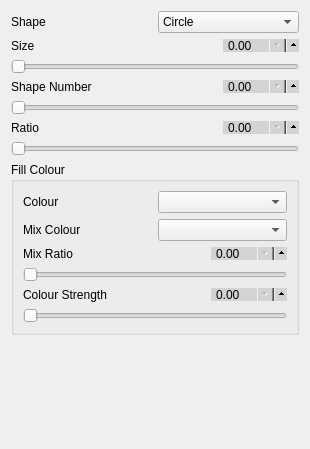
         <widget class="QWidget" name="page_2">
          <property name="geometry">
           <rect>
            <x>0</x>
            <y>0</y>
            <width>310</width>
            <height>449</height>
           </rect>
          </property>
          <attribute name="label">
           <string>Marker</string>
          </attribute>
          <layout class="QVBoxLayout" name="verticalLayout_13">
           <item>
            <layout class="QHBoxLayout" name="horizontalLayout_11">
             <item>
              <widget class="QLabel" name="label_22">
               <property name="text">
                <string>Shape</string>
               </property>
              </widget>
             </item>
             <item>
              <widget class="QComboBox" name="comboBox_2">
               <item>
                <property name="text">
                 <string>Circle</string>
                </property>
               </item>
               <item>
                <property name="text">
                 <string>Rectangle</string>
                </property>
               </item>
               <item>
                <property name="text">
                 <string>Regular Polygon</string>
                </property>
               </item>
               <item>
                <property name="text">
                 <string>Star</string>
                </property>
               </item>
               <item>
                <property name="text">
                 <string>Diamond</string>
                </property>
               </item>
              </widget>
             </item>
            </layout>
           </item>
           <item>
            <layout class="QVBoxLayout" name="verticalLayout_7">
             <item>
              <layout class="QHBoxLayout" name="horizontalLayout_10">
               <item>
                <widget class="QLabel" name="label_23">
                 <property name="text">
                  <string>Size</string>
                 </property>
                </widget>
               </item>
               <item>
                <widget class="QDoubleSpinBox" name="doubleSpinBox">
                 <property name="styleSheet">
                  <string notr="true">QDoubleSpinBox {
	max-height: 11px;
	min-height: 11px;
    min-width: 60px;
    max-width: 60px;
    padding-right: 10px;
    background-color: lightgray;
    padding-top: -2px;
    padding-bottom: -2px;
}

QDoubleSpinBox::up-button {
  subcontrol-origin: padding;
  subcontrol-position: right center;
  left: 7px;
  height: 18px;
  width: 18px;
}

QDoubleSpinBox::down-button {
  subcontrol-origin: content;
  subcontrol-position: right center;
  left: 0px;
  top: 0px;
  height: 18px;
  width: 18px;
}

</string>
                 </property>
                </widget>
               </item>
              </layout>
             </item>
             <item>
              <widget class="QSlider" name="horizontalSlider">
               <property name="styleSheet">
                <string notr="true"/>
               </property>
               <property name="orientation">
                <enum>Qt::Horizontal</enum>
               </property>
              </widget>
             </item>
            </layout>
           </item>
           <item>
            <layout class="QVBoxLayout" name="verticalLayout_8">
             <item>
              <layout class="QHBoxLayout" name="horizontalLayout_12">
               <item>
                <widget class="QLabel" name="label_24">
                 <property name="text">
                  <string>Shape Number</string>
                 </property>
                </widget>
               </item>
               <item>
                <widget class="QDoubleSpinBox" name="doubleSpinBox_2">
                 <property name="styleSheet">
                  <string notr="true">QDoubleSpinBox {
	max-height: 11px;
	min-height: 11px;
    min-width: 60px;
    max-width: 60px;
    padding-right: 10px;
    background-color: lightgray;
    padding-top: -2px;
    padding-bottom: -2px;
}

QDoubleSpinBox::up-button {
  subcontrol-origin: padding;
  subcontrol-position: right center;
  left: 7px;
  height: 18px;
  width: 18px;
}

QDoubleSpinBox::down-button {
  subcontrol-origin: content;
  subcontrol-position: right center;
  left: 0px;
  top: 0px;
  height: 18px;
  width: 18px;
}

</string>
                 </property>
                </widget>
               </item>
              </layout>
             </item>
             <item>
              <widget class="QSlider" name="horizontalSlider_2">
               <property name="styleSheet">
                <string notr="true"/>
               </property>
               <property name="orientation">
                <enum>Qt::Horizontal</enum>
               </property>
              </widget>
             </item>
            </layout>
           </item>
           <item>
            <layout class="QVBoxLayout" name="verticalLayout_9">
             <item>
              <layout class="QHBoxLayout" name="horizontalLayout_13">
               <item>
                <widget class="QLabel" name="label_25">
                 <property name="text">
                  <string>Ratio</string>
                 </property>
                </widget>
               </item>
               <item>
                <widget class="QDoubleSpinBox" name="doubleSpinBox_3">
                 <property name="styleSheet">
                  <string notr="true">QDoubleSpinBox {
	max-height: 11px;
	min-height: 11px;
    min-width: 60px;
    max-width: 60px;
    padding-right: 10px;
    background-color: lightgray;
    padding-top: -2px;
    padding-bottom: -2px;
}

QDoubleSpinBox::up-button {
  subcontrol-origin: padding;
  subcontrol-position: right center;
  left: 7px;
  height: 18px;
  width: 18px;
}

QDoubleSpinBox::down-button {
  subcontrol-origin: content;
  subcontrol-position: right center;
  left: 0px;
  top: 0px;
  height: 18px;
  width: 18px;
}

</string>
                 </property>
                </widget>
               </item>
              </layout>
             </item>
             <item>
              <widget class="QSlider" name="horizontalSlider_3">
               <property name="styleSheet">
                <string notr="true"/>
               </property>
               <property name="orientation">
                <enum>Qt::Horizontal</enum>
               </property>
              </widget>
             </item>
            </layout>
           </item>
           <item>
            <widget class="QGroupBox" name="groupBox">
             <property name="title">
              <string>Fill Colour</string>
             </property>
             <layout class="QVBoxLayout" name="verticalLayout_12">
              <item>
               <layout class="QHBoxLayout" name="horizontalLayout_14">
                <item>
                 <widget class="QLabel" name="label_26">
                  <property name="text">
                   <string>Colour</string>
                  </property>
                 </widget>
                </item>
                <item>
                 <widget class="QComboBox" name="comboBox_5"/>
                </item>
               </layout>
              </item>
              <item>
               <layout class="QHBoxLayout" name="horizontalLayout_15">
                <item>
                 <widget class="QLabel" name="label_27">
                  <property name="text">
                   <string>Mix Colour</string>
                  </property>
                 </widget>
                </item>
                <item>
                 <widget class="QComboBox" name="comboBox_6"/>
                </item>
               </layout>
              </item>
              <item>
               <layout class="QVBoxLayout" name="verticalLayout_10">
                <item>
                 <layout class="QHBoxLayout" name="horizontalLayout_16">
                  <item>
                   <widget class="QLabel" name="label_28">
                    <property name="text">
                     <string>Mix Ratio</string>
                    </property>
                   </widget>
                  </item>
                  <item>
                   <widget class="QDoubleSpinBox" name="doubleSpinBox_4">
                    <property name="styleSheet">
                     <string notr="true">QDoubleSpinBox {
	max-height: 11px;
	min-height: 11px;
    min-width: 60px;
    max-width: 60px;
    padding-right: 10px;
    background-color: lightgray;
    padding-top: -2px;
    padding-bottom: -2px;
}

QDoubleSpinBox::up-button {
  subcontrol-origin: padding;
  subcontrol-position: right center;
  left: 7px;
  height: 18px;
  width: 18px;
}

QDoubleSpinBox::down-button {
  subcontrol-origin: content;
  subcontrol-position: right center;
  left: 0px;
  top: 0px;
  height: 18px;
  width: 18px;
}

</string>
                    </property>
                   </widget>
                  </item>
                 </layout>
                </item>
                <item>
                 <widget class="QSlider" name="horizontalSlider_4">
                  <property name="styleSheet">
                   <string notr="true"/>
                  </property>
                  <property name="orientation">
                   <enum>Qt::Horizontal</enum>
                  </property>
                 </widget>
                </item>
               </layout>
              </item>
              <item>
               <layout class="QVBoxLayout" name="verticalLayout_11">
                <item>
                 <layout class="QHBoxLayout" name="horizontalLayout_17">
                  <item>
                   <widget class="QLabel" name="label_29">
                    <property name="text">
                     <string>Colour Strength</string>
                    </property>
                   </widget>
                  </item>
                  <item>
                   <widget class="QDoubleSpinBox" name="doubleSpinBox_5">
                    <property name="styleSheet">
                     <string notr="true">QDoubleSpinBox {
	max-height: 11px;
	min-height: 11px;
    min-width: 60px;
    max-width: 60px;
    padding-right: 10px;
    background-color: lightgray;
    padding-top: -2px;
    padding-bottom: -2px;
}

QDoubleSpinBox::up-button {
  subcontrol-origin: padding;
  subcontrol-position: right center;
  left: 7px;
  height: 18px;
  width: 18px;
}

QDoubleSpinBox::down-button {
  subcontrol-origin: content;
  subcontrol-position: right center;
  left: 0px;
  top: 0px;
  height: 18px;
  width: 18px;
}

</string>
                    </property>
                   </widget>
                  </item>
                 </layout>
                </item>
                <item>
                 <widget class="QSlider" name="horizontalSlider_5">
                  <property name="styleSheet">
                   <string notr="true"/>
                  </property>
                  <property name="orientation">
                   <enum>Qt::Horizontal</enum>
                  </property>
                 </widget>
                </item>
               </layout>
              </item>
             </layout>
            </widget>
           </item>
           <item>
            <spacer name="verticalSpacer_2">
             <property name="orientation">
              <enum>Qt::Vertical</enum>
             </property>
             <property name="sizeHint" stdset="0">
              <size>
               <width>20</width>
               <height>40</height>
              </size>
             </property>
            </spacer>
           </item>
          </layout>
         </widget>
